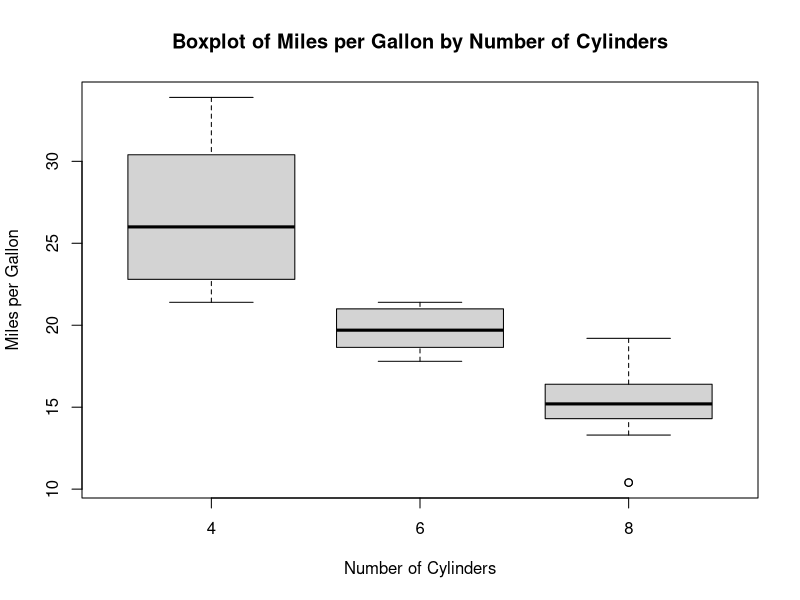

Source code (R):
data(mtcars)
boxplot(mpg ~ cyl, data = mtcars,
        xlab = "Number of Cylinders",
        ylab = "Miles per Gallon",
        main = "Boxplot of Miles per Gallon by Number of Cylinders")
